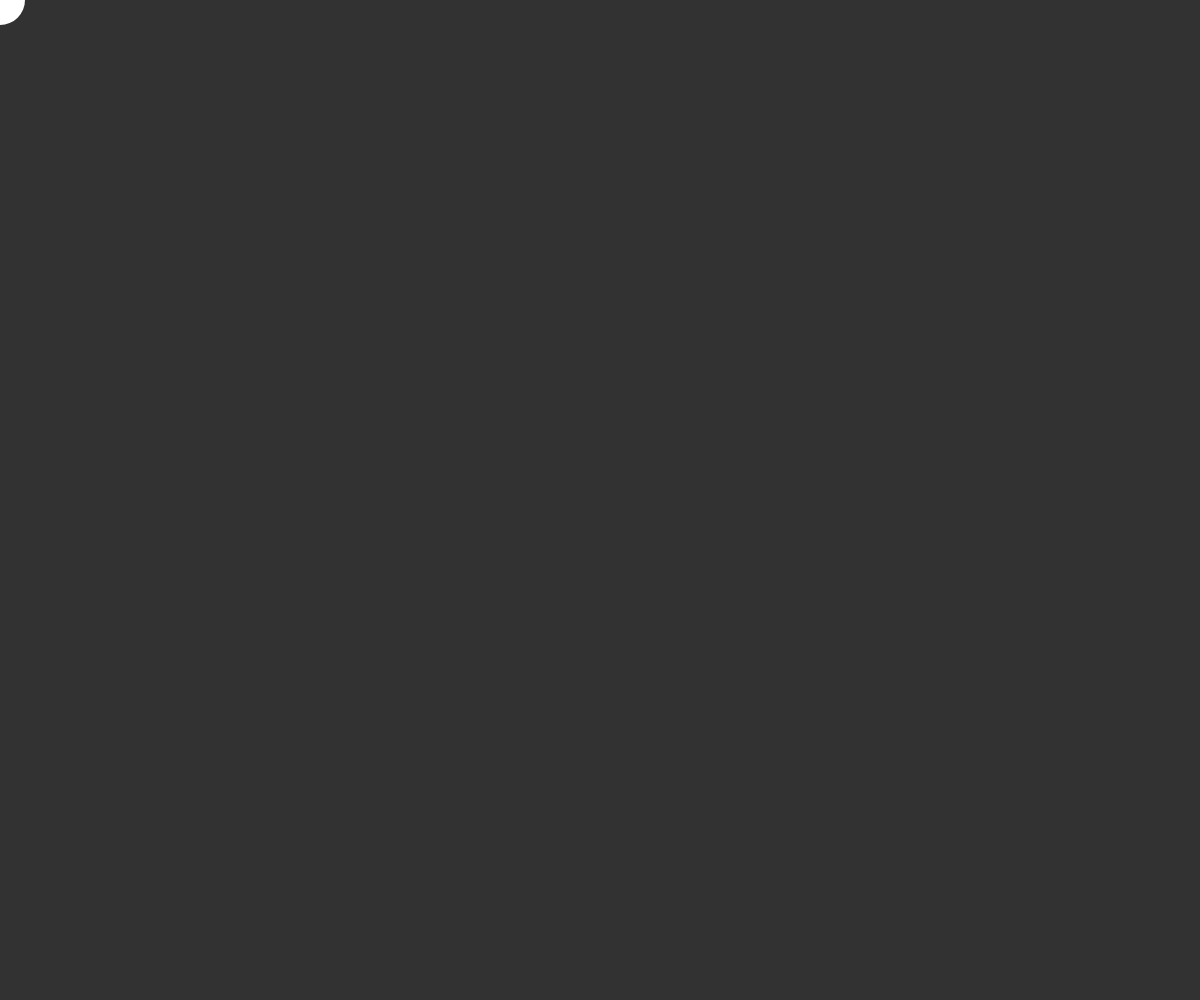
Frame 1 (no input)
Frame 60 (no input): identical to frame 1, image omitted
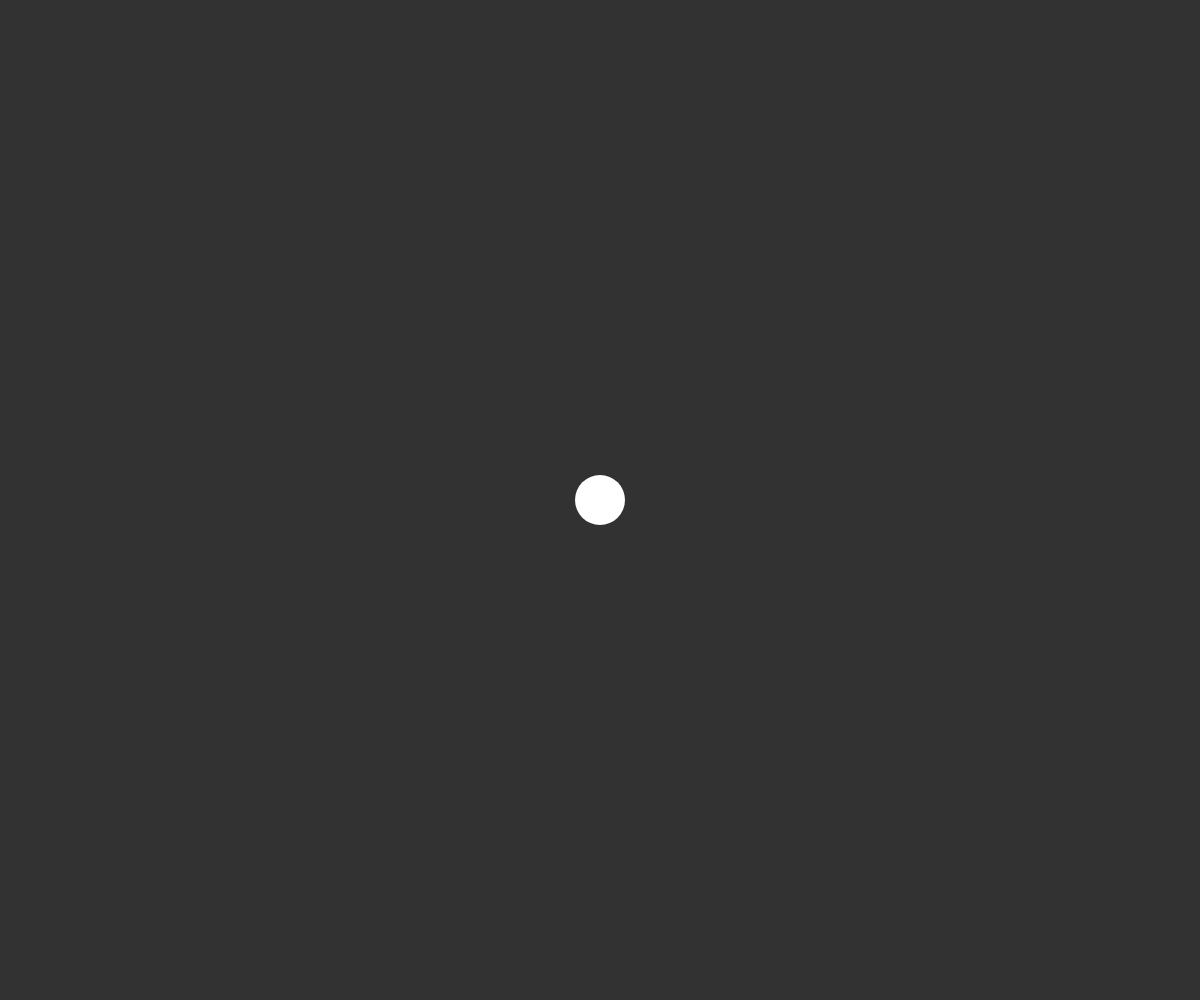
Frame 120 (the mouse pressed at the canvas centre since frame 60)

The p5.js sketch that drew these frames (run headless with seeded random() and noise() and a simulated clock; from frame 60 on, the mouse is pressed at the canvas centre):

// p5.js sketch
// ── sketch.js
function setup() {
  //makes a canvas that is the size of the window
  createCanvas(windowWidth, windowHeight);
  //sets the frame rate to 120
  frameRate(120);
}

function draw() {
  //sets the background color to dark grey
  background(50);
  //sets the fill color to white
  fill(255);
  //turns off the stroke
  noStroke();
  //creates an ellipse at the mouse position with a width and height of 50
  ellipse(mouseX, mouseY, 50, 50);
}
